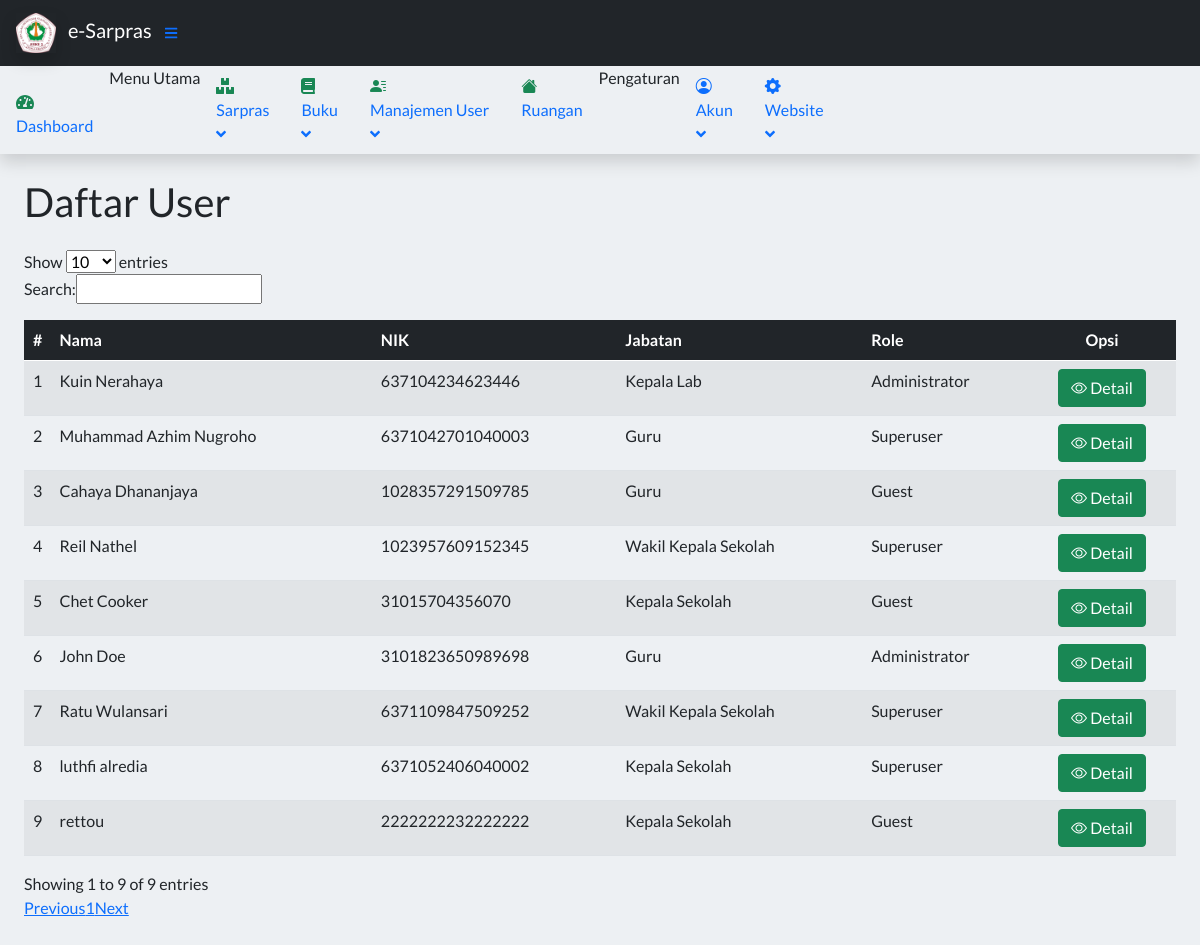
/index.php?page=Userlist (signed in), run on the app's committed database.
### tables this page shows
CREATE TABLE `tuser` (
  `idUser` int(11) NOT NULL,
  `username` varchar(30) NOT NULL,
  `password` varchar(255) NOT NULL,
  `role` enum('Superuser','Administrator','Guest') NOT NULL,
  `nik` varchar(16) DEFAULT NULL,
  `nama` varchar(30) NOT NULL,
  `fotoProfil` varchar(255) DEFAULT 'person-fill.svg',
  `gender` enum('Laki-laki','Perempuan') NOT NULL,
  `agama` enum('Budha','Hindu','Islam','Katholik','Kristen') NOT NULL,
  `telpon` varchar(13) DEFAULT NULL,
  `email` varchar(30) DEFAULT NULL,
  `tanggalLahir` date DEFAULT NULL,
  `alamat` varchar(50) DEFAULT NULL,
  `status` enum('Kepala Sekolah','Wakil Kepala Sekolah','Kepala Lab','Guru') DEFAULT NULL,
  `isDeleted` tinyint(1) NOT NULL DEFAULT 0
);

### config/userfunctions.php (called while the page is built, shortened)
<?php
	include_once 'connect.php';
	function query($query) {
		global $db;
		$result = mysqli_query($db, $query);
		$rows = [];
		while( $row = mysqli_fetch_assoc($result) ) {
			$rows[] = $row;
		}
		return $rows;
	}
 ?>

### contents/User/tableuser.php (the view, shortened to what this page needs)
<?php
    require 'config/userfunctions.php';
    $users = query('SELECT * FROM tuser WHERE isDeleted = 0');
 ?>
<main>
    <div class="container-fluid px-4">
        <h1 class="mt-4 mb-4">Daftar User</h1>
        <div class="mb-5">
            <table id="example" class="display nowrap caption-top table-striped table" style="width:100%">
                <caption></caption>
                <thead class="table-dark">
                    <tr>
                        <th class="text-center">#</th>
                        <th>Nama</th>
                        <th>NIK</th>
                        <th>Jabatan</th>
                        <th>Role</th>
                        <th class="text-center">Opsi</th>
                    </tr>
                </thead>
                <tbody class="">
                    <?php $count = 1; ?>
                    <?php foreach($users as $user) : ?>
                		<tr>
                			<td class="text-center"><?= $count; ?></td>
                			<td><?= $user['nama']; ?></td>
                            <td><?= $user['nik']; ?></td>
                			<td><?= $user['status']; ?></td>
                            <td><?= $user['role']; ?></td>
                			<td class="text-center">
                				<a href="index.php?page=UserDetail&id=<?= $user['idUser']; ?>" class="btn btn-success"><i class="bi bi-eye"></i> Detail</a>
                			</td>
                		</tr>
                        <?php $count++ ?>
                    <?php endforeach; ?>
                </tbody>
            </table>
        </div>
    </div>
</main>

### index.php (style rules this page uses)
body { background-color: rgb(237, 240, 243); font-family: 'Lato', sans-serif; }

### data on the page
tuser: nama "Kuin Nerahaya", nik "637104234623446", status "Kepala Lab", role "Administrator"
tuser: nama "Muhammad Azhim Nugroho", nik "6371042701040003", status "Guru", role "Superuser"
tuser: nama "Cahaya Dhananjaya", nik "1028357291509785", status "Guru", role "Guest"
tuser: nama "Reil Nathel", nik "1023957609152345", status "Wakil Kepala Sekolah", role "Superuser"
tuser: nama "Chet Cooker", nik "31015704356070", status "Kepala Sekolah", role "Guest"
tuser: nama "John Doe", nik "3101823650989698", status "Guru", role "Administrator"
tuser: nama "Ratu Wulansari", nik "6371109847509252", status "Wakil Kepala Sekolah", role "Superuser"
tuser: nama "luthfi alredia", nik "6371052406040002", status "Kepala Sekolah", role "Superuser"
tuser: nama "rettou", nik "2222222232222222", status "Kepala Sekolah", role "Guest"
